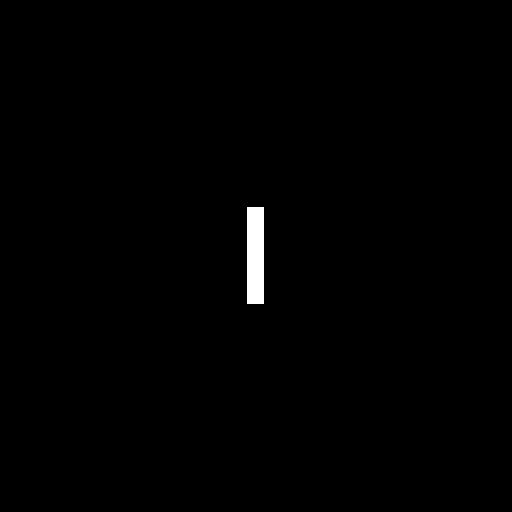
#> input picture U2/line_white.tif, 512 x 512 px
$ python PI_U2_Transformacion_y_Filtrado_p3.py   (older library calls are emulated)
#> lines starting #> are read from the running program, lines starting #| are printed output that depends on the picture; after the words box and inside, x2 and y2 are one past the last pixel; in counts of white or black regions, pixels touching at a corner belong together
#NO VISTO en clase ya que corresponde a tema que no se ve en la materia
#Filtrado Frecuencial.

import cv2
import numpy as np
from matplotlib import pyplot as plt

# --- Ejemplo de la Transformada Discreta de Fourier 2D -------------------------------------------
img = cv2.imread('line_white.tif',0)
#> img: shape (512, 512); 0.63% white; 1 white region, box (x1, y1, x2, y2) and area: (247, 207, 264, 304) 1649
F = np.fft.fft2(img)
S = np.abs(F)
Slog = np.log(1.0 + S)
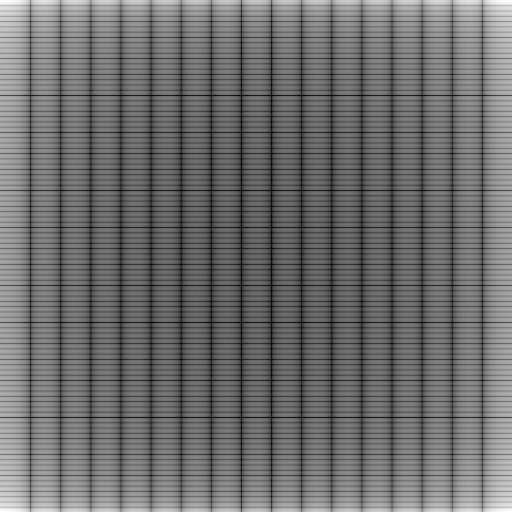
#> Slog: shape (512, 512) float64; min 0.0174, max 12.95, mean 5.58; drawn with min black and max white

plt.subplot(221), plt.imshow(img, cmap = 'gray'), plt.title('Imagen'), plt.xticks([]), plt.yticks([])
plt.subplot(222), plt.imshow(S, cmap = 'gray'), plt.title('Espectro de amplitud'), plt.xticks([]), plt.yticks([])
plt.subplot(223), plt.imshow(np.fft.fftshift(S), cmap = 'gray'), plt.title('Espectro de amplitud centrado'), plt.xticks([]), plt.yticks([])
plt.subplot(224), plt.imshow(np.fft.fftshift(Slog), cmap = 'gray'), plt.title('Espectro de amplitud centrado + log'), plt.xticks([]), plt.yticks([])
plt.show()

img_ifft = np.real(np.fft.ifft2(F))
plt.imshow(img_ifft,cmap='gray'), plt.xticks([]), plt.yticks([])
plt.show()


# --- Filtrado en el dominio frecuencial ----------------------------------------------------------
def dftuv(M,N):
    # DFTUV Computes meshgrid frequency matrices.
    #    [U, V] = DFTUV(M, N) computes meshgrid frequency matrices U and
    #    V. U and V are useful for computing frequency-domain filter
    #    functions that can be used with DFTFILT.  U and V are both M-by-N.

    # Set up range of variables.
    u = np.arange(M)   # u = 0:(M-1);   # Matlab
    v = np.arange(N)   # v = 0:(N-1);   # ...

    # Compute the indices for use in meshgrid
    idx = np.nonzero(u>M/2)             # idx = find(u > M/2);   # Matlab
    u[idx] = u[idx] - M                 # u(idx) = u(idx) - M;   # ...
    idy = np.nonzero(v>N/2)             # idy = find(v > N/2);   # ...
    v[idy] = v[idy] - M                 # v(idy) = v(idy) - N;   # ...

    # Compute the meshgrid arrays
    V,U = np.meshgrid(v,u)              # [V, U] = meshgrid(v, u);  # Matlab

    return U,V


def lpfilter(tipo, M, N, D0=None, n=1.0):
    #    H = lpfilter(TYPE, M, N, D0, n) creates the transfer function of
    #    a lowpass filter, H, of the specified TYPE and size (M-by-N).  To
    #    view the filter as an image or mesh plot, it should be centered
    #    using np.fft.fftshift()
    #
    #    Valid values for TYPE, D0, and n are:
    #
    #    'ideal'    Ideal lowpass filter with cutoff frequency D0.  n need
    #               not be supplied.  D0 must be positive
    #
    #    'btw'      Butterworth lowpass filter of order n, and cutoff D0.
    #               The default value for n is 1.0.  D0 must be positive.
    #
    #    'gaussian' Gaussian lowpass filter with cutoff (standard deviation)
    #               D0.  n need not be supplied.  D0 must be positive.

    # Use function dftuv to set up the meshgrid arrays needed for
    # computing the required distances.
    U,V = dftuv(M,N)                        # [U, V] = dftuv(M, N);         # Matlab

    # Compute the distances D(U, V).
    D = np.sqrt(U**2 + V**2)                # D = sqrt(U.^2 + V.^2);        # Matlab

    # % Begin fiter computations.
    if tipo=="ideal":
        H = (D<=D0).astype(np.float64)      # H = double(D <=D0);           # Matlab
    elif tipo=="btw":
        H = 1 / (1 + (D/D0)**(2*n) )        # H = 1./(1 + (D./D0).^(2*n));   # Matlab
    elif tipo=="gaussian":
        H = np.exp(-(D**2)/(2*(D0**2)))     # H = exp(-(D.^2)./(2*(D0^2)));  # Matlab
    else:
        print('Unknown filter type.')
        H=None

    return H


def hpfilter(tipo, M, N, D0=None, n=1.0):
    return 1 - lpfilter(tipo, M, N, D0, n)


# --- Filtro sin padding --------------------------------------------------------------------------
img = cv2.imread('rectangle_bw.tif',0)
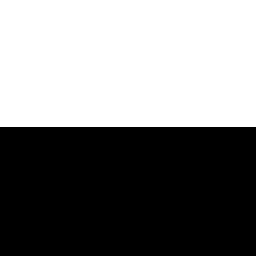
#> input picture U2/rectangle_bw.tif, 256 x 256 px
#> img: shape (256, 256); values 0 (black) and 230 (white), 49.6% white; 1 white region, box (x1, y1, x2, y2) and area: (0, 0, 256, 127) 32512
M,N = img.shape
#> M = 256; N = 256
F = np.fft.fft2(img)
sig = 10
H = lpfilter('gaussian',M,N,sig)
G = H*F
g = np.real(np.fft.ifft2(G))

plt.subplot(221), plt.imshow(img, cmap = 'gray'), plt.title('Imagen'), plt.xticks([]), plt.yticks([])
plt.subplot(222), plt.imshow(np.abs(F), cmap = 'gray'), plt.title('Espectro de amplitud'), plt.xticks([]), plt.yticks([])
plt.subplot(223), plt.imshow(H, cmap = 'gray'), plt.title('Filtro'), plt.xticks([]), plt.yticks([])
plt.subplot(224), plt.imshow(g, cmap = 'gray'), plt.title('Imagen Filtrada'), plt.xticks([]), plt.yticks([])
plt.show()
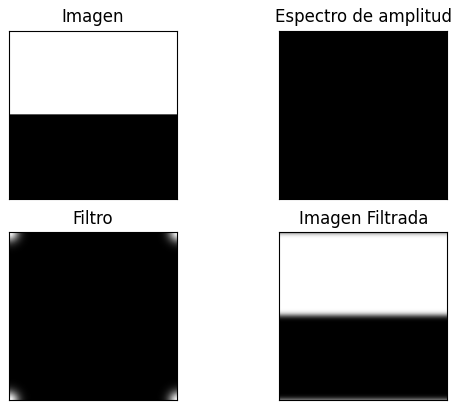
#> figure drawn by matplotlib, 4 panels

# --- Filtro con padding --------------------------------------------------------------------------
img = cv2.imread('rectangle_bw.tif',0)
M,N = img.shape
P,Q = M*2, N*2
#> P = 512; Q = 512
Fp = np.fft.fft2(img,(P,Q))
sig = 10
Hp = lpfilter('gaussian',P,Q,2*sig)
Gp = Hp*Fp
gp = np.real(np.fft.ifft2(Gp))
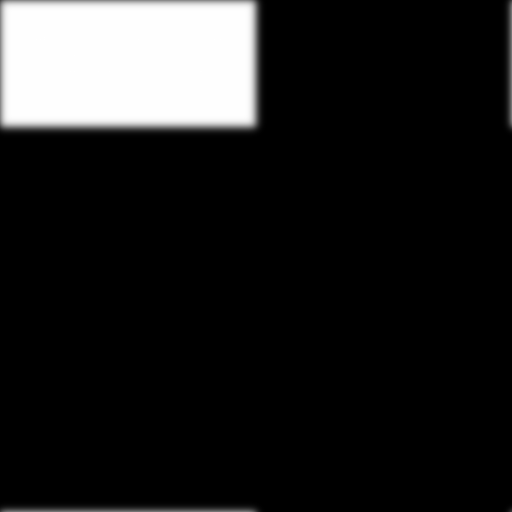
#> gp: shape (512, 512) float64; min -1.21e-13, max 230, mean 28.5; drawn with min black and max white
gpc = gp[:M,:N]
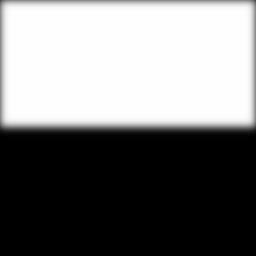
#> gpc: shape (256, 256) float64; min -1.21e-13, max 230, mean 111.2; drawn with min black and max white

plt.subplot(221), plt.imshow(img, cmap = 'gray'), plt.title('Imagen'), plt.xticks([]), plt.yticks([])
plt.subplot(222), plt.imshow(np.abs(Fp), cmap = 'gray'), plt.title('Espectro de amplitud'), plt.xticks([]), plt.yticks([])
plt.subplot(223), plt.imshow(Hp, cmap = 'gray'), plt.title('Filtro'), plt.xticks([]), plt.yticks([])
plt.subplot(224), plt.imshow(gpc, cmap = 'gray'), plt.title('Imagen Filtrada'), plt.xticks([]), plt.yticks([])
plt.show()

# --- Comparación ---------------------------------------------------------------------------------
plt.subplot(121)
h=plt.imshow(g, cmap = 'gray')
plt.title('Imagen filtrada sin padding'), plt.colorbar(h), plt.xticks([]), plt.yticks([])
plt.subplot(122)
h=plt.imshow(gpc, cmap = 'gray')
plt.title('Imagen filtrada con padding'), plt.colorbar(h), plt.xticks([]), plt.yticks([])
plt.show()
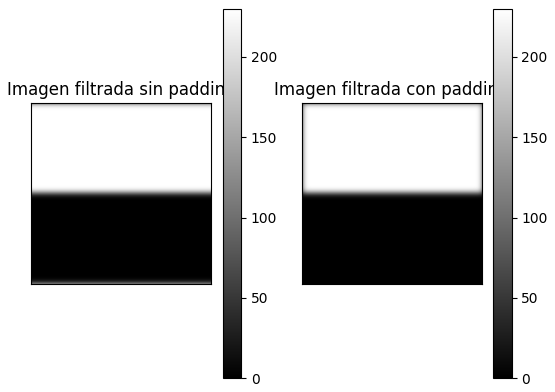
#> figure drawn by matplotlib, 4 panels


# -- Filtros en el dominio DFT a partir de filtros espaciales -------------------------------------
mean_filter = np.ones((3,3))/9
x = cv2.getGaussianKernel(5,10)
gaussian = x*x.T
sobel_x = np.array([[-1, 0, 1],
                   [-2, 0, 2],
                   [-1, 0, 1]])
sobel_y = np.array([[-1,-2,-1],
                   [0, 0, 0],
                   [1, 2, 1]])
laplacian =np.array([[0, 1, 0],
                    [1,-4, 1],
                    [0, 1, 0]])

filtros = [mean_filter, gaussian, laplacian, sobel_x, sobel_y]
filtros_nombres = ['mean_filter', 'gaussian','laplacian', 'sobel_x','sobel_y']
filtros_S = [np.abs(np.fft.fft2(x,(256,256))) for x in filtros]
for i in range(len(filtros)):
    plt.subplot(2,3,i+1)
    plt.imshow( np.fft.fftshift(filtros_S[i]) ,cmap = 'gray')
    plt.title(filtros_nombres[i]), plt.xticks([]), plt.yticks([])
plt.show()
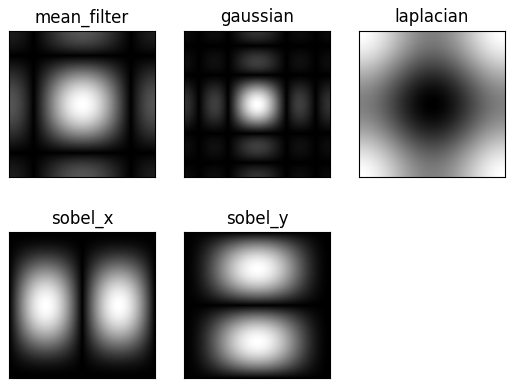
#> figure drawn by matplotlib, 5 panels


# --- Plot 3D -----------------------------------------------
i=3
X,Y = np.meshgrid( range(filtros_S[i].shape[0]) ,range(filtros_S[i].shape[1]))
fig = plt.figure()
#> (the run stopped early here; a loop or call above may not have finished)
